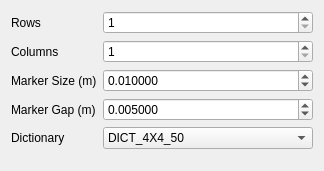
<?xml version="1.0" encoding="UTF-8"?>
<ui version="4.0">
 <class>ArucoGridTargetFinder</class>
 <widget class="QWidget" name="ArucoGridTargetFinder">
  <property name="geometry">
   <rect>
    <x>0</x>
    <y>0</y>
    <width>324</width>
    <height>171</height>
   </rect>
  </property>
  <property name="windowTitle">
   <string>Form</string>
  </property>
  <layout class="QFormLayout" name="formLayout">
   <item row="0" column="0">
    <widget class="QLabel" name="label">
     <property name="text">
      <string>Rows</string>
     </property>
    </widget>
   </item>
   <item row="0" column="1">
    <widget class="QSpinBox" name="spin_box_rows">
     <property name="minimum">
      <number>1</number>
     </property>
    </widget>
   </item>
   <item row="1" column="0">
    <widget class="QLabel" name="label_2">
     <property name="text">
      <string>Columns</string>
     </property>
    </widget>
   </item>
   <item row="1" column="1">
    <widget class="QSpinBox" name="spin_box_cols">
     <property name="minimum">
      <number>1</number>
     </property>
    </widget>
   </item>
   <item row="2" column="0">
    <widget class="QLabel" name="label_3">
     <property name="text">
      <string>Marker Size (m)</string>
     </property>
    </widget>
   </item>
   <item row="2" column="1">
    <widget class="QDoubleSpinBox" name="double_spin_box_marker_size">
     <property name="decimals">
      <number>6</number>
     </property>
     <property name="singleStep">
      <double>0.010000000000000</double>
     </property>
     <property name="value">
      <double>0.010000000000000</double>
     </property>
    </widget>
   </item>
   <item row="4" column="0">
    <widget class="QLabel" name="label_4">
     <property name="text">
      <string>Dictionary</string>
     </property>
    </widget>
   </item>
   <item row="4" column="1">
    <widget class="QComboBox" name="combo_box_dict">
     <item>
      <property name="text">
       <string>DICT_4X4_50</string>
      </property>
     </item>
     <item>
      <property name="text">
       <string>DICT_4X4_100</string>
      </property>
     </item>
     <item>
      <property name="text">
       <string>DICT_4X4_250</string>
      </property>
     </item>
     <item>
      <property name="text">
       <string>DICT_4X4_1000</string>
      </property>
     </item>
     <item>
      <property name="text">
       <string>DICT_5X5_50</string>
      </property>
     </item>
     <item>
      <property name="text">
       <string>DICT_5X5_100</string>
      </property>
     </item>
     <item>
      <property name="text">
       <string>DICT_5X5_250</string>
      </property>
     </item>
     <item>
      <property name="text">
       <string>DICT_5X5_1000</string>
      </property>
     </item>
     <item>
      <property name="text">
       <string>DICT_6X6_50</string>
      </property>
     </item>
     <item>
      <property name="text">
       <string>DICT_6X6_100</string>
      </property>
     </item>
     <item>
      <property name="text">
       <string>DICT_6X6_250</string>
      </property>
     </item>
     <item>
      <property name="text">
       <string>DICT_6X6_1000</string>
      </property>
     </item>
     <item>
      <property name="text">
       <string>DICT_7X7_50</string>
      </property>
     </item>
     <item>
      <property name="text">
       <string>DICT_7X7_250</string>
      </property>
     </item>
     <item>
      <property name="text">
       <string>DICT_7X7_1000</string>
      </property>
     </item>
     <item>
      <property name="text">
       <string>DICT_ARUCO_ORIGINAL</string>
      </property>
     </item>
     <item>
      <property name="text">
       <string>DICT_APRILTAG_16h5</string>
      </property>
     </item>
     <item>
      <property name="text">
       <string>DICT_APRILTAG_25h9</string>
      </property>
     </item>
     <item>
      <property name="text">
       <string>DICT_APRILTAG_36h10</string>
      </property>
     </item>
     <item>
      <property name="text">
       <string>DICT_APRILTAG_36h11</string>
      </property>
     </item>
    </widget>
   </item>
   <item row="3" column="0">
    <widget class="QLabel" name="label_5">
     <property name="text">
      <string>Marker Gap (m)</string>
     </property>
    </widget>
   </item>
   <item row="3" column="1">
    <widget class="QDoubleSpinBox" name="double_spin_box_marker_gap">
     <property name="decimals">
      <number>6</number>
     </property>
     <property name="singleStep">
      <double>0.010000000000000</double>
     </property>
     <property name="value">
      <double>0.005000000000000</double>
     </property>
    </widget>
   </item>
  </layout>
 </widget>
 <tabstops>
  <tabstop>spin_box_rows</tabstop>
  <tabstop>spin_box_cols</tabstop>
  <tabstop>double_spin_box_marker_size</tabstop>
  <tabstop>double_spin_box_marker_gap</tabstop>
  <tabstop>combo_box_dict</tabstop>
 </tabstops>
 <resources/>
 <connections/>
</ui>
